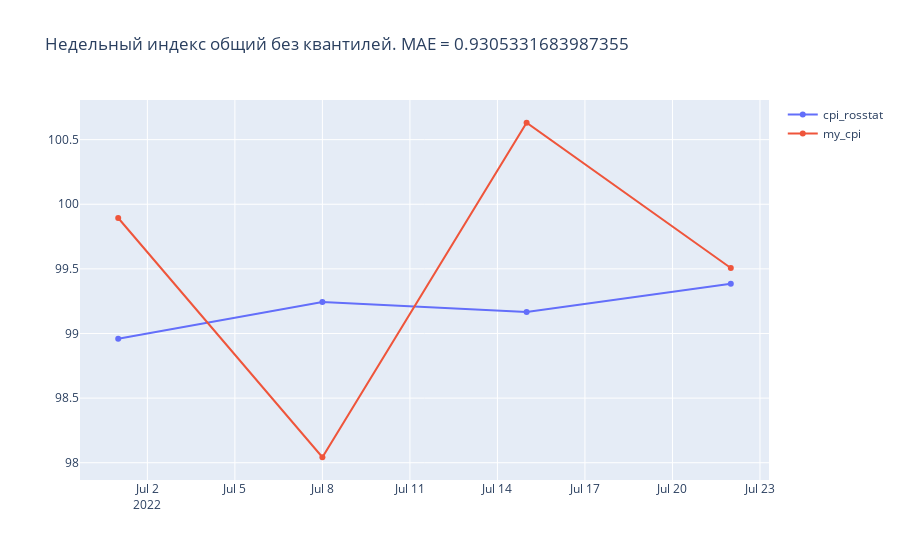

Notebook code for this chart:
### Code cell
MAE = week_gen_index.loc[:, 'difference'].sum() / week_gen_index.loc[:, 'difference'].shape[0]
plot_multiple_ts(week_gen_index.cpi_rosstat,
                 week_gen_index.my_cpi, title_text=f'Недельный индекс общий без квантилей. MAE = {MAE}')

### Figure 1 — Plotly figure (JSON) as saved in the notebook; plotly's stock layout.template omitted (floating-point values rounded to 4 significant figures)
{"data": [{"mode": "lines+markers", "name": "cpi_rosstat", "showlegend": true, "type": "scatter", "x": ["2022-07-01T00:00:00", "2022-07-08T00:00:00", "2022-07-15T00:00:00", "2022-07-22T00:00:00"], "y": [98.96, 99.24, 99.17, 99.39]}, {"mode": "lines+markers", "name": "my_cpi", "showlegend": true, "type": "scatter", "x": ["2022-07-01T00:00:00", "2022-07-08T00:00:00", "2022-07-15T00:00:00", "2022-07-22T00:00:00"], "y": [99.89, 98.04, 100.6, 99.51]}], "layout": {"title": {"text": "Недельный индекс общий без квантилей. MAE = 0.9305331683987355"}}}
